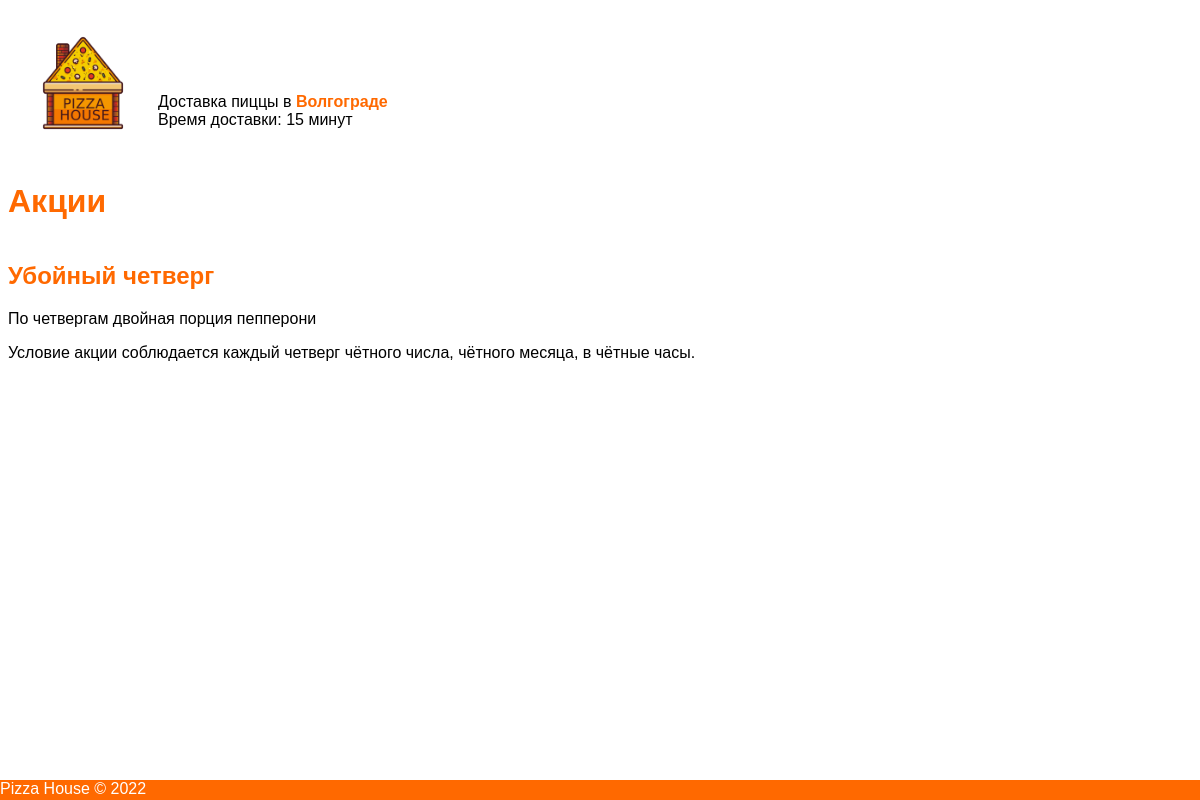
Page /promo.php?promoid=2 on the committed database.
### tables this page shows
CREATE TABLE `promotion` (
  `id` int NOT NULL,
  `title` varchar(255) NOT NULL,
  `description` text NOT NULL,
  `longDescription` text NOT NULL
);

### promo.php (the view, shortened to what this page needs)
<?php
$conn = mysqli_connect("localhost", "root", "root", "pizza");
$promoId =  mysqli_real_escape_string($conn, $_GET["promoid"]);
$promoIdSelection = "SELECT * FROM `promotion` WHERE id = '$promoId'";
$promoIdResult = mysqli_query($conn, $promoIdSelection);
?>
<!DOCTYPE html>
<html lang="ru">
<head>
    <link rel="stylesheet" href="style/styles.css">
</head>
<body>
    <div class="main">
        <header class="head">
            <div class="left">
                <div class="logo">
                    <img src="img/pizza.png" class="respons" alt="">
                    <span class="header_info">Доставка пиццы в <a href="#">Волгограде</a> <br> Время доставки: 15 минут</span>
                </div>
            </div>
        </header>
    </div>
    <div class="content">
        <h1>Акции</h1>
        <div class="cont">
            <?php
            if (isset($_GET["promoid"])) {
                foreach ($promoIdResult as $promoRow) {
                    echo "<div class='promoBlock'>";
                    echo "<h2>" . $promoRow['title'] . "</h2>";
                    echo "<p>" . $promoRow['description'] . "</p>";
                    echo "<p>" . $promoRow['longDescription'] . "</p>";
                    echo "</div>";
                }
            }
            ?>
        </div>
    </div>
    <footer>
        <div>Pizza House © 2022</div>
    </footer>
</body>
</html>

### style/styles.css (style rules this page uses)
.main { display: flex; }
.header_info { position: absolute; margin-top: 85px; font-family: sans-serif; }
footer { background-color: #ff6900; position:fixed; left:0px; bottom:0px; height:20px; width:100%; color: white; font-family: sans-serif; }
.header_info a { color: #ff6900; text-decoration: none; font-weight: bold; }
.respons { width: 150px; height: 150px; }
.content h1, p { font-family: sans-serif; }
.content h1 { color: #ff6900; }
.cont { font-family: sans-serif; display: flex; flex-direction: row; flex-wrap: wrap; }
.cont .h3, a { text-decoration: none; color: #ff6900; }
.cont h2, h3 { color: #ff6900; }

### rows in the picture
promotion: title "Убойный четверг", description "По четвергам двойная порция пепперони", longDescription "Условие акции соблюдается каждый четверг чётного числа, чётного месяца, в чётные часы."
